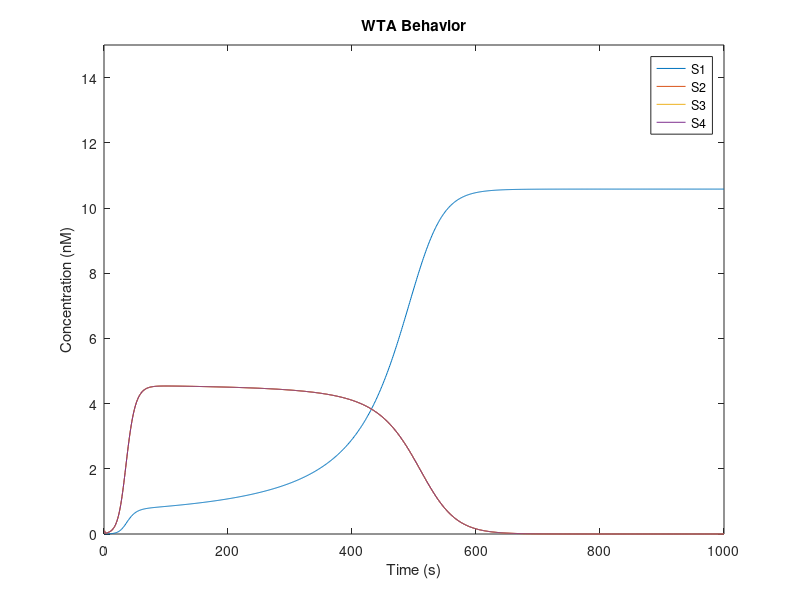

The MATLAB source for this figure: (Note: this script raises an error after producing the figure.)
function hw2_2
    a1 = load('wtaa1.txt');
    figure; plot(a1);
    title('WTA Behavior');
    xlabel('Time (s)'); ylabel('Concentration (nM)');
    legend('S1','S2','S3','S4');
    
    b2 = load('wtab2.txt');
    wtaPlot(b2);
    axis([0 1000 0 1.5]);
    
    disp('Part 2');
    wtaDisp(load('wtaa2.txt'));
    wtaDisp(b2);
    wtaDisp(load('wtac2.txt'));
    wtaDisp(load('wtad2.txt'));
    
    disp('Part 3');
    
    c3 = load('wtac3.txt');
    wtaPlot(c3);
    axis([0 1000 0 15]);
    
    wtaDisp(load('wtaa3.txt'));
    wtaDisp(load('wtab3.txt'));
    wtaDisp(c3);
    wtaDisp(load('wtad3.txt'));
    
    d4p = load('wtad4p.txt');
    wtaPlot(d4p);
    axis([0 1000 0 15]);
    
    c4i = load('wtac4i.txt');
    wtaPlot(c4i);
    axis([0 1000 0 15]);
    
    disp('Part 4 Perfect');
    wtaDisp(load('wtaa4p.txt'));
    wtaDisp(load('wtab4p.txt'));
    wtaDisp(load('wtac4p.txt'));
    wtaDisp(d4p);
    
    disp('Part 4 Imperfect');
    wtaDisp(load('wtaa4i.txt'));
    wtaDisp(load('wtab4i.txt'));
    wtaDisp(c4i);
    wtaDisp(load('wtad4i.txt'));
end

function wtaPlot(A)
%     figure;
%     plot(A(:,[5:8]));
%     title('Output concentrations');
%     xlabel('Time (s)'); ylabel('Concentration (nM)');
%     legend('S5','S6','S7','S8');
end

function wtaDisp(A)
    if (size(A,2) > 13)
        disp([A(1,[13:16])' A(end,[5:8])']);
    elseif (size(A,2) > 4)
        disp([A(1,[1:4])' A(end,[5:8])']);
    end
end
    
